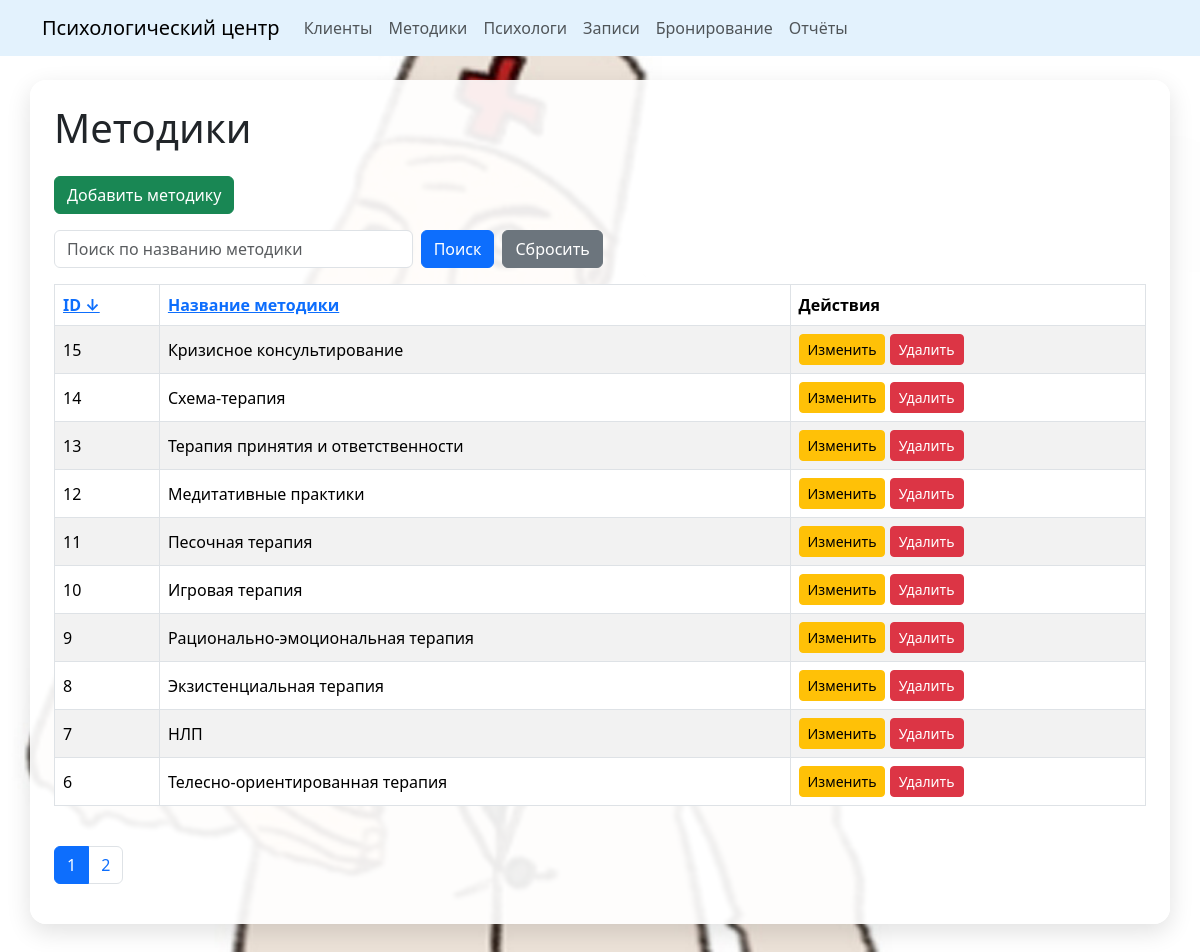
/index.php?entity=method&action=list, run on the app's committed database.
### tables this page shows
CREATE TABLE `methods` (
  `method_id` int NOT NULL AUTO_INCREMENT,
  `method_name` varchar(100) NOT NULL,
  PRIMARY KEY (`method_id`)
);

### controllers/BaseController.php (called while the page is built, shortened)
<?php
class BaseController
{
    protected function render(
        string $view,
        array $data = []
    ): void {
        extract($data);
        require 'views/layouts/header.php';
        require "views/{$view}.php";
        require 'views/layouts/footer.php';
    }
}

### controllers/MethodController.php (called while the page is built, shortened)
<?php
class MethodController extends BaseController
{
    private MethodRepository $repository;
    public function __construct()
    {
        $pdo = Database::getConnection();
        $this->repository = new MethodRepository($pdo);
    }
    public function list(): void
    {
        $search = isset($_GET['search'])
            ? trim($_GET['search'])
            : '';
        $page = isset($_GET['page'])
            ? max(1, (int) $_GET['page'])
            : 1;
        $limit = 10;
        $offset = ($page - 1) * $limit;
        $sort = $_GET['sort'] ?? 'method_id';
        $order = $_GET['order'] ?? 'desc';
        $methods = $this->repository->findPaginated(
            $search,
            $limit,
            $offset,
            $sort,
            $order
        );
        $total = $this->repository->countAll($search);
        $pages = (int) ceil($total / $limit);
        $this->render(
            'method/list',
            [
                'methods' => $methods,
                'search' => $search,
                'page' => $page,
                'pages' => $pages,
                'sort' => $sort,
                'order' => $order
            ]
        );
    }
}

### index.php (called while the page is built, shortened)
<?php
require_once 'autoload.php';
$action = $_GET['action'] ?? 'list';
$controller = new $controllerName();
$controller->$action();

### src/MethodRepository.php (called while the page is built, shortened)
<?php
class MethodRepository extends AbstractRepository
{
    public function findPaginated(
        string $search,
        int $limit,
        int $offset,
        string $sort = 'method_id',
        string $order = 'desc'
    ) {
        $allowedSortFields = [
            'method_id',
            'method_name'
        ];
        $order = strtolower($order);
        $sql = "
            SELECT *
            FROM methods
            WHERE method_name LIKE :search
            ORDER BY $sort $order
            LIMIT :limit
            OFFSET :offset
        ";
        $stmt = $this->pdo->prepare($sql);
        $stmt->bindValue(
            ':search',
            "%{$search}%",
            PDO::PARAM_STR
        );
        $stmt->bindValue(
            ':limit',
            $limit,
            PDO::PARAM_INT
        );
        $stmt->bindValue(
            ':offset',
            $offset,
            PDO::PARAM_INT
        );
        $stmt->execute();
        return $stmt->fetchAll(PDO::FETCH_ASSOC);
    }
    public function countAll(string $search)
    {
        $sql = "
            SELECT COUNT(*)
            FROM methods
            WHERE method_name LIKE :search
        ";
        $stmt = $this->pdo->prepare($sql);
        $stmt->execute([
            ':search' => "%{$search}%"
        ]);
        return (int) $stmt->fetchColumn();
    }
}

### autoload.php (called while the page is built, shortened)
<?php
spl_autoload_register(function ($class) {
    $paths = [
        __DIR__ . '/src/',
        __DIR__ . '/controllers/',
        __DIR__ . '/helpers/'
    ];
    foreach ($paths as $path) {
        $file = $path . $class . '.php';
        if (file_exists($file)) {
            return;
        }
    }
});

### src/AbstractRepository.php (called while the page is built, shortened)
<?php
abstract class AbstractRepository
{
    public function __construct(PDO $pdo)
    {
        $this->pdo = $pdo;
    }
}

### views/method/list.php (the view, shortened to what this page needs)
<?php
function methodSortLink(
    string $column,
    string $title,
    string $currentSort,
    string $currentOrder,
    string $search
): string {
    $newOrder = 'asc';
    $arrow = '';
    if ($currentSort === $column) {
        $arrow = $currentOrder === 'asc' ? ' ↑' : ' ↓';
    }
    $url = 'index.php?entity=method&action=list'
        . '&sort=' . urlencode($column)
        . '&order=' . urlencode($newOrder)
        . '&search=' . urlencode($search);
    return '<a href="' . $url . '">' .
        htmlspecialchars($title . $arrow) .
        '</a>';
}
?>
<h1 class="mb-4">Методики</h1>
<a
    href="index.php?entity=method&action=create"
    class="btn btn-success mb-3"
>
    Добавить методику
</a>
<form method="GET" class="row g-2 mb-3">
    <div class="col-md-4">
        <input
            type="text"
            name="search"
            class="form-control"
            placeholder="Поиск по названию методики"
            value="<?= htmlspecialchars($search) ?>"
        >
    </div>
    <div class="col-md-auto">
        <button type="submit" class="btn btn-primary">
            Поиск
        </button>
    </div>
    <div class="col-md-auto">
        <a
            href="index.php?entity=method&action=list"
            class="btn btn-secondary"
        >
            Сбросить
        </a>
    </div>
</form>
<?php if (empty($methods)): ?>
    <div class="alert alert-info">
        Методики не найдены
    </div>
<?php else: ?>
    <div class="table-responsive mt-3">
        <table class="table table-bordered table-striped align-middle">
            <thead>
                <tr>
                    <th>
                        <?= methodSortLink(
                            'method_id',
                            'ID',
                            $sort,
                            $order,
                            $search
                        ) ?>
                    </th>
                    <th>
                        <?= methodSortLink(
                            'method_name',
                            'Название методики',
                            $sort,
                            $order,
                            $search
                        ) ?>
                    </th>
                    <th>
                        Действия
                    </th>
                </tr>
            </thead>
            <tbody>
                <?php foreach ($methods as $method): ?>
                    <tr>
                        <td>
                            <?= htmlspecialchars($method['method_id']) ?>
                        </td>
                        <td>
                            <?= htmlspecialchars($method['method_name']) ?>
                        </td>
                        <td>
                            <a
                                href="index.php?entity=method&action=edit&id=<?= htmlspecialchars($method['method_id']) ?>"
                                class="btn btn-warning btn-sm"
                            >
                                Изменить
                            </a>
                            <a
                                href="index.php?entity=method&action=delete&id=<?= htmlspecialchars($method['method_id']) ?>"
                                class="btn btn-danger btn-sm"
                            >
                                Удалить
                            </a>
                        </td>
                    </tr>
                <?php endforeach; ?>
            </tbody>
        </table>
    </div>
    <?php if ($pages > 1): ?>
        <nav class="mt-4">
            <ul class="pagination">
                <?php for ($i = 1; $i <= $pages; $i++): ?>
                    <li class="page-item <?= $i === $page ? 'active' : '' ?>">
                        <a
                            class="page-link"
                            href="index.php?entity=method&action=list&page=<?= $i ?>&search=<?= urlencode($search) ?>&sort=<?= urlencode($sort) ?>&order=<?= urlencode($order) ?>"
                        >
                            <?= $i ?>
                        </a>
                    </li>
                <?php endfor; ?>
            </ul>
        </nav>
    <?php endif; ?>
<?php endif; ?>

### assets/css/style.css (style rules this page uses)
body { min-height: 100vh; background-image: url("../images/backg.jpg"); background-size: cover; background-position: center; background-repeat: no-repeat; background-attachment: fixed; }

### data on the page
methods: method_id "15", method_name "Кризисное консультирование"
methods: method_id "14", method_name "Схема-терапия"
methods: method_id "13", method_name "Терапия принятия и ответственности"
methods: method_id "12", method_name "Медитативные практики"
methods: method_id "11", method_name "Песочная терапия"
methods: method_id "10", method_name "Игровая терапия"
methods: method_id "9", method_name "Рационально-эмоциональная терапия"
methods: method_id "8", method_name "Экзистенциальная терапия"
methods: method_id "7", method_name "НЛП"
methods: method_id "6", method_name "Телесно-ориентированная терапия"

### other printed values
$title . $arrow "ID ↓ Название методики"
